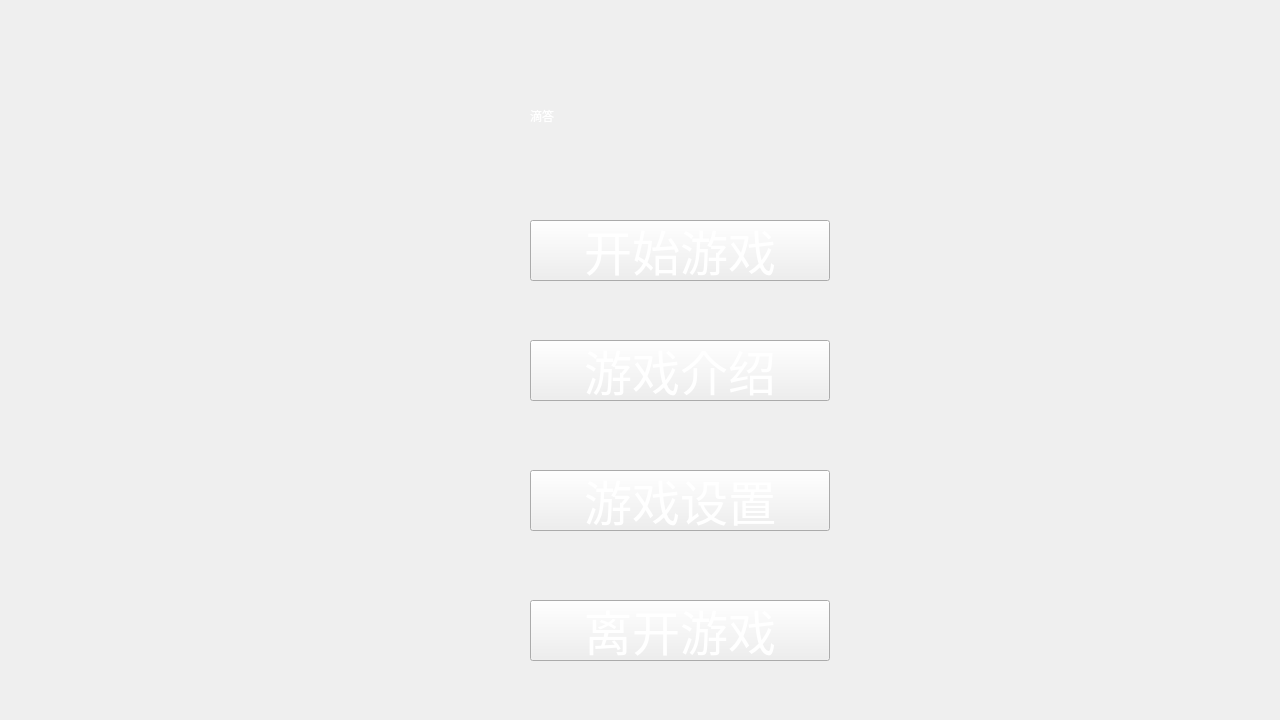
<?xml version="1.0" encoding="UTF-8"?>
<ui version="4.0">
 <class>Start</class>
 <widget class="QWidget" name="Start">
  <property name="geometry">
   <rect>
    <x>0</x>
    <y>0</y>
    <width>1280</width>
    <height>720</height>
   </rect>
  </property>
  <property name="windowTitle">
   <string>Form</string>
  </property>
  <property name="styleSheet">
   <string notr="true">background-image: url(:/sourse/stack_1.jpg);</string>
  </property>
  <widget class="QPushButton" name="pushButton">
   <property name="geometry">
    <rect>
     <x>530</x>
     <y>220</y>
     <width>300</width>
     <height>61</height>
    </rect>
   </property>
   <property name="font">
    <font>
     <family>华文新魏</family>
     <pointsize>36</pointsize>
     <weight>50</weight>
     <italic>false</italic>
     <bold>false</bold>
    </font>
   </property>
   <property name="styleSheet">
    <string notr="true">color: rgb(255, 255, 255);
background-image: url(:/sourse/stack_2.jpg);
font: 36pt &quot;华文新魏&quot;;</string>
   </property>
   <property name="text">
    <string>开始游戏</string>
   </property>
  </widget>
  <widget class="QPushButton" name="pushButton_2">
   <property name="geometry">
    <rect>
     <x>530</x>
     <y>340</y>
     <width>300</width>
     <height>61</height>
    </rect>
   </property>
   <property name="font">
    <font>
     <family>华文新魏</family>
     <pointsize>36</pointsize>
     <weight>50</weight>
     <italic>false</italic>
     <bold>false</bold>
    </font>
   </property>
   <property name="styleSheet">
    <string notr="true">color: rgb(255, 255, 255);
border-image: url(:/sourse/stack_2.jpg);
font: 36pt &quot;华文新魏&quot;;</string>
   </property>
   <property name="text">
    <string>游戏介绍</string>
   </property>
  </widget>
  <widget class="QPushButton" name="pushButton_3">
   <property name="geometry">
    <rect>
     <x>530</x>
     <y>470</y>
     <width>300</width>
     <height>61</height>
    </rect>
   </property>
   <property name="font">
    <font>
     <family>华文新魏</family>
     <pointsize>36</pointsize>
     <weight>50</weight>
     <italic>false</italic>
     <bold>false</bold>
    </font>
   </property>
   <property name="styleSheet">
    <string notr="true">color: rgb(255, 255, 255);
border-image: url(:/sourse/stack_2.jpg);
font: 36pt &quot;华文新魏&quot;;
</string>
   </property>
   <property name="text">
    <string>游戏设置</string>
   </property>
  </widget>
  <widget class="QPushButton" name="pushButton_4">
   <property name="geometry">
    <rect>
     <x>530</x>
     <y>600</y>
     <width>300</width>
     <height>61</height>
    </rect>
   </property>
   <property name="font">
    <font>
     <family>华文新魏</family>
     <pointsize>36</pointsize>
     <weight>50</weight>
     <italic>false</italic>
     <bold>false</bold>
    </font>
   </property>
   <property name="styleSheet">
    <string notr="true">color: rgb(255, 255, 255);
border-image: url(:/sourse/stack_2.jpg);
font: 36pt &quot;华文新魏&quot;;</string>
   </property>
   <property name="text">
    <string>离开游戏</string>
   </property>
  </widget>
  <widget class="QLabel" name="label">
   <property name="geometry">
    <rect>
     <x>530</x>
     <y>40</y>
     <width>311</width>
     <height>151</height>
    </rect>
   </property>
   <property name="styleSheet">
    <string notr="true">font: 100pt &quot;方正字迹-少壮简体&quot;;
background: transparent;
color: rgb(255, 255, 255);</string>
   </property>
   <property name="text">
    <string>滴答</string>
   </property>
  </widget>
 </widget>
 <resources/>
 <connections/>
</ui>
